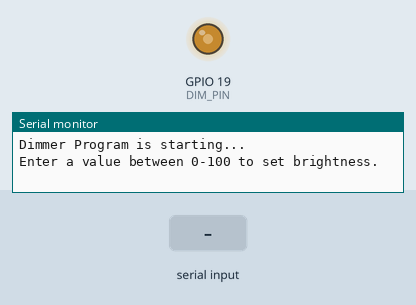
The sketch below on a simulated ESP32. Shown: output pins drawn as LEDs (lit = HIGH), the last lines printed to the serial monitor. The test bench sets the inputs (shaded band).

Above: at 1.2 s.
1.3 s: "90,45\n" received over Serial
At 2.27 s:
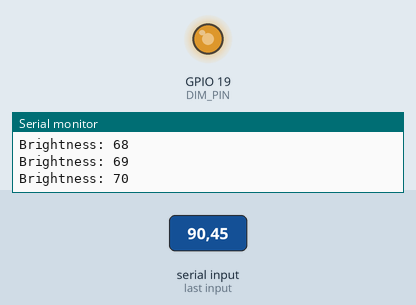
At 4.0 s:
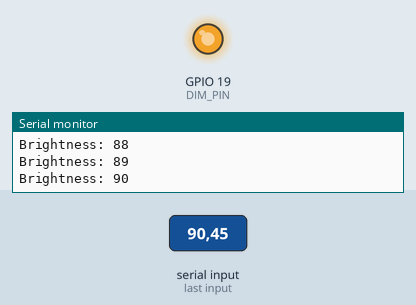
4.3 s: "200\n" received over Serial
Timing chart, 0 to 7.3 s (numbered marks = the images above; inputs shaded):
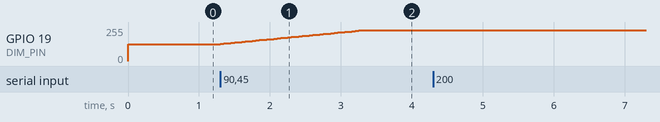

The sketch:

AC_dimmer_V3_Gradual_dimming.ino
```cpp
#include <RBDdimmer.h>

#define ZC_PIN 34  // Zero-Crossing pin
#define DIM_PIN 19 // PWM/Triac pin

// Initialize the dimmer
dimmerLamp dimmer(DIM_PIN, ZC_PIN);

// Variable to store brightness value
int brightness = 50;     // Start with 50% brightness
int lastBrightness = 50; // Track the last brightness value

void setup() {
  Serial.begin(115200);

  // Set dimmer mode
  dimmer.begin(NORMAL_MODE, ON);

  // Display startup message
  Serial.println("Dimmer Program is starting...");
  Serial.println("Enter a value between 0-100 to set brightness.");

  // Set initial brightness to 50% at startup
  dimmer.setPower(brightness);
}

void loop() {
  checkSerialInput();  // Check for new serial input
}

// Function to check and update brightness based on serial input
void checkSerialInput() {
  if (Serial.available()) {
    // Read the entire line until newline character
    String inputStr = Serial.readStringUntil('\n');
    inputStr.trim();  // Remove any extra whitespace

    if (inputStr.length() > 0) {
      int inputVal = inputStr.toInt();  // Convert the string to an integer

      // Ensure input is within valid range (0 to 100)
      if (inputVal >= 0 && inputVal <= 100) {
        if (inputVal != lastBrightness) {
          transitionBrightness(inputVal); // Gradually change brightness
        }
      } else {
        Serial.println("Invalid input. Please enter a value between 0 and 100.");
      }
    }
  }
}

// Function to transition brightness gradually from current value to target value
void transitionBrightness(int target) {
  Serial.print("Transitioning from ");
  Serial.print(brightness);
  Serial.print(" to ");
  Serial.println(target);

  // Gradually increase or decrease the brightness
  while (brightness != target) {
    if (brightness < target) {
      brightness++;
    } else {
      brightness--;
    }
    dimmer.setPower(brightness);
    Serial.print("Brightness: ");
    Serial.println(brightness);
    delay(50);  // Wait 50ms between each step
  }
  lastBrightness = brightness;
}
```

Measured:
- after the input at 1.3 s, GPIO 19 (DIM_PIN): moves from 127/255 to 229/255 over 2.0 s, starting at once
